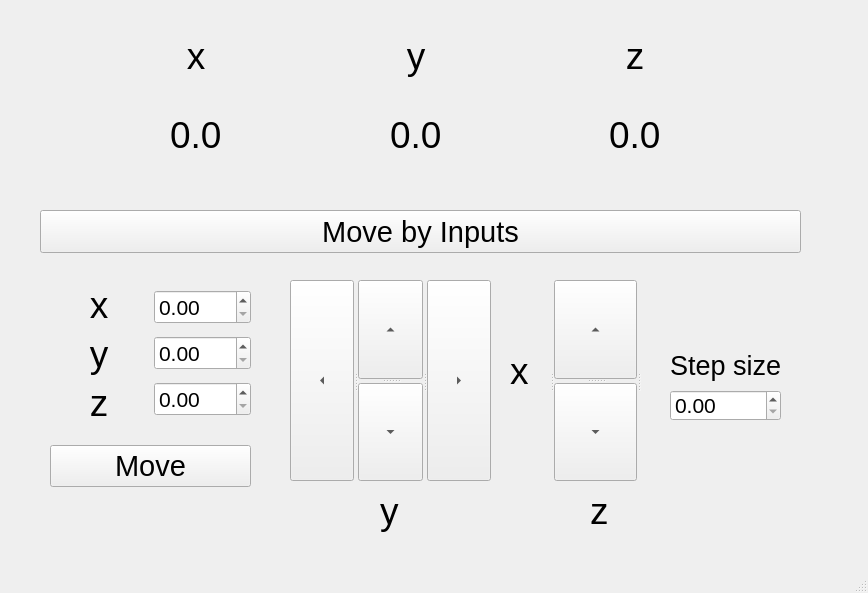
<?xml version="1.0" encoding="UTF-8"?>
<ui version="4.0">
 <class>MainWindow</class>
 <widget class="QMainWindow" name="MainWindow">
  <property name="geometry">
   <rect>
    <x>0</x>
    <y>0</y>
    <width>868</width>
    <height>593</height>
   </rect>
  </property>
  <property name="windowTitle">
   <string>Piezo Controller</string>
  </property>
  <widget class="QWidget" name="centralwidget">
   <widget class="QDoubleSpinBox" name="StepSize">
    <property name="geometry">
     <rect>
      <x>670</x>
      <y>390</y>
      <width>111</width>
      <height>31</height>
     </rect>
    </property>
    <property name="font">
     <font>
      <pointsize>16</pointsize>
     </font>
    </property>
   </widget>
   <widget class="QLabel" name="label">
    <property name="geometry">
     <rect>
      <x>670</x>
      <y>340</y>
      <width>151</width>
      <height>51</height>
     </rect>
    </property>
    <property name="text">
     <string>&lt;html&gt;&lt;head/&gt;&lt;body&gt;&lt;p&gt;&lt;span style=&quot; font-size:20pt;&quot;&gt;Step size&lt;/span&gt;&lt;/p&gt;&lt;/body&gt;&lt;/html&gt;</string>
    </property>
   </widget>
   <widget class="QSplitter" name="splitter_5">
    <property name="geometry">
     <rect>
      <x>550</x>
      <y>280</y>
      <width>91</width>
      <height>201</height>
     </rect>
    </property>
    <property name="orientation">
     <enum>Qt::Horizontal</enum>
    </property>
    <widget class="QSplitter" name="splitter_6">
     <property name="orientation">
      <enum>Qt::Vertical</enum>
     </property>
    </widget>
    <widget class="QSplitter" name="splitter_7">
     <property name="orientation">
      <enum>Qt::Vertical</enum>
     </property>
     <widget class="QToolButton" name="zUpButton">
      <property name="text">
       <string>...</string>
      </property>
      <property name="toolButtonStyle">
       <enum>Qt::ToolButtonIconOnly</enum>
      </property>
      <property name="arrowType">
       <enum>Qt::UpArrow</enum>
      </property>
     </widget>
     <widget class="QToolButton" name="zDownButton">
      <property name="text">
       <string>...</string>
      </property>
      <property name="toolButtonStyle">
       <enum>Qt::ToolButtonIconOnly</enum>
      </property>
      <property name="arrowType">
       <enum>Qt::DownArrow</enum>
      </property>
     </widget>
    </widget>
    <widget class="QSplitter" name="splitter_8">
     <property name="orientation">
      <enum>Qt::Vertical</enum>
     </property>
    </widget>
   </widget>
   <widget class="QLabel" name="xVal_5">
    <property name="geometry">
     <rect>
      <x>380</x>
      <y>480</y>
      <width>23</width>
      <height>64</height>
     </rect>
    </property>
    <property name="text">
     <string>&lt;html&gt;&lt;head/&gt;&lt;body&gt;&lt;p&gt;&lt;span style=&quot; font-size:28pt;&quot;&gt;y&lt;/span&gt;&lt;/p&gt;&lt;/body&gt;&lt;/html&gt;</string>
    </property>
   </widget>
   <widget class="QLabel" name="xVal_6">
    <property name="geometry">
     <rect>
      <x>510</x>
      <y>340</y>
      <width>23</width>
      <height>64</height>
     </rect>
    </property>
    <property name="text">
     <string>&lt;html&gt;&lt;head/&gt;&lt;body&gt;&lt;p&gt;&lt;span style=&quot; font-size:28pt;&quot;&gt;x&lt;/span&gt;&lt;/p&gt;&lt;/body&gt;&lt;/html&gt;</string>
    </property>
   </widget>
   <widget class="QLabel" name="xVal_7">
    <property name="geometry">
     <rect>
      <x>590</x>
      <y>480</y>
      <width>23</width>
      <height>64</height>
     </rect>
    </property>
    <property name="text">
     <string>&lt;html&gt;&lt;head/&gt;&lt;body&gt;&lt;p&gt;&lt;span style=&quot; font-size:28pt;&quot;&gt;z&lt;/span&gt;&lt;/p&gt;&lt;/body&gt;&lt;/html&gt;</string>
    </property>
   </widget>
   <widget class="QSplitter" name="splitter_4">
    <property name="geometry">
     <rect>
      <x>290</x>
      <y>280</y>
      <width>201</width>
      <height>201</height>
     </rect>
    </property>
    <property name="orientation">
     <enum>Qt::Horizontal</enum>
    </property>
    <widget class="QSplitter" name="splitter_3">
     <property name="orientation">
      <enum>Qt::Vertical</enum>
     </property>
     <widget class="QToolButton" name="leftButton">
      <property name="text">
       <string>...</string>
      </property>
      <property name="toolButtonStyle">
       <enum>Qt::ToolButtonIconOnly</enum>
      </property>
      <property name="arrowType">
       <enum>Qt::LeftArrow</enum>
      </property>
     </widget>
    </widget>
    <widget class="QSplitter" name="splitter">
     <property name="orientation">
      <enum>Qt::Vertical</enum>
     </property>
     <widget class="QToolButton" name="upButton">
      <property name="text">
       <string>...</string>
      </property>
      <property name="toolButtonStyle">
       <enum>Qt::ToolButtonIconOnly</enum>
      </property>
      <property name="arrowType">
       <enum>Qt::UpArrow</enum>
      </property>
     </widget>
     <widget class="QToolButton" name="downButton">
      <property name="text">
       <string>...</string>
      </property>
      <property name="toolButtonStyle">
       <enum>Qt::ToolButtonIconOnly</enum>
      </property>
      <property name="arrowType">
       <enum>Qt::DownArrow</enum>
      </property>
     </widget>
    </widget>
    <widget class="QSplitter" name="splitter_2">
     <property name="orientation">
      <enum>Qt::Vertical</enum>
     </property>
     <widget class="QToolButton" name="rightButton">
      <property name="text">
       <string>...</string>
      </property>
      <property name="toolButtonStyle">
       <enum>Qt::ToolButtonIconOnly</enum>
      </property>
      <property name="arrowType">
       <enum>Qt::RightArrow</enum>
      </property>
     </widget>
    </widget>
   </widget>
   <widget class="QPushButton" name="switchMode">
    <property name="geometry">
     <rect>
      <x>40</x>
      <y>210</y>
      <width>761</width>
      <height>43</height>
     </rect>
    </property>
    <property name="font">
     <font>
      <pointsize>22</pointsize>
     </font>
    </property>
    <property name="text">
     <string>Move by Inputs</string>
    </property>
   </widget>
   <widget class="QWidget" name="layoutWidget">
    <property name="geometry">
     <rect>
      <x>170</x>
      <y>20</y>
      <width>491</width>
      <height>151</height>
     </rect>
    </property>
    <layout class="QHBoxLayout" name="horizontalLayout">
     <item>
      <layout class="QVBoxLayout" name="verticalLayout">
       <item>
        <widget class="QLabel" name="xVal_2">
         <property name="text">
          <string>&lt;html&gt;&lt;head/&gt;&lt;body&gt;&lt;p align=&quot;center&quot;&gt;&lt;span style=&quot; font-size:28pt;&quot;&gt;x&lt;/span&gt;&lt;/p&gt;&lt;/body&gt;&lt;/html&gt;</string>
         </property>
        </widget>
       </item>
       <item>
        <widget class="QLabel" name="xVal">
         <property name="font">
          <font>
           <pointsize>28</pointsize>
          </font>
         </property>
         <property name="text">
          <string>0.0</string>
         </property>
        </widget>
       </item>
      </layout>
     </item>
     <item>
      <spacer name="horizontalSpacer_2">
       <property name="orientation">
        <enum>Qt::Horizontal</enum>
       </property>
       <property name="sizeHint" stdset="0">
        <size>
         <width>38</width>
         <height>20</height>
        </size>
       </property>
      </spacer>
     </item>
     <item>
      <layout class="QVBoxLayout" name="verticalLayout_2">
       <item>
        <widget class="QLabel" name="xVal_3">
         <property name="text">
          <string>&lt;html&gt;&lt;head/&gt;&lt;body&gt;&lt;p align=&quot;center&quot;&gt;&lt;span style=&quot; font-size:28pt;&quot;&gt;y&lt;/span&gt;&lt;/p&gt;&lt;/body&gt;&lt;/html&gt;</string>
         </property>
        </widget>
       </item>
       <item>
        <widget class="QLabel" name="yVal">
         <property name="font">
          <font>
           <pointsize>28</pointsize>
          </font>
         </property>
         <property name="text">
          <string>0.0</string>
         </property>
        </widget>
       </item>
      </layout>
     </item>
     <item>
      <spacer name="horizontalSpacer">
       <property name="orientation">
        <enum>Qt::Horizontal</enum>
       </property>
       <property name="sizeHint" stdset="0">
        <size>
         <width>38</width>
         <height>20</height>
        </size>
       </property>
      </spacer>
     </item>
     <item>
      <layout class="QVBoxLayout" name="verticalLayout_5">
       <item>
        <widget class="QLabel" name="xVal_4">
         <property name="text">
          <string>&lt;html&gt;&lt;head/&gt;&lt;body&gt;&lt;p align=&quot;center&quot;&gt;&lt;span style=&quot; font-size:28pt;&quot;&gt;z&lt;/span&gt;&lt;/p&gt;&lt;/body&gt;&lt;/html&gt;</string>
         </property>
        </widget>
       </item>
       <item>
        <widget class="QLabel" name="zVal">
         <property name="font">
          <font>
           <pointsize>28</pointsize>
          </font>
         </property>
         <property name="text">
          <string>0.0</string>
         </property>
        </widget>
       </item>
      </layout>
     </item>
    </layout>
   </widget>
   <widget class="QWidget" name="">
    <property name="geometry">
     <rect>
      <x>50</x>
      <y>270</y>
      <width>201</width>
      <height>231</height>
     </rect>
    </property>
    <layout class="QVBoxLayout" name="verticalLayout_6">
     <item>
      <layout class="QHBoxLayout" name="horizontalLayout_2">
       <item>
        <layout class="QVBoxLayout" name="verticalLayout_4">
         <item>
          <widget class="QLabel" name="xVal_8">
           <property name="text">
            <string>&lt;html&gt;&lt;head/&gt;&lt;body&gt;&lt;p align=&quot;center&quot;&gt;&lt;span style=&quot; font-size:28pt;&quot;&gt;x&lt;/span&gt;&lt;/p&gt;&lt;/body&gt;&lt;/html&gt;</string>
           </property>
          </widget>
         </item>
         <item>
          <widget class="QLabel" name="xVal_9">
           <property name="text">
            <string>&lt;html&gt;&lt;head/&gt;&lt;body&gt;&lt;p align=&quot;center&quot;&gt;&lt;span style=&quot; font-size:28pt;&quot;&gt;y&lt;/span&gt;&lt;/p&gt;&lt;/body&gt;&lt;/html&gt;</string>
           </property>
          </widget>
         </item>
         <item>
          <widget class="QLabel" name="xVal_10">
           <property name="text">
            <string>&lt;html&gt;&lt;head/&gt;&lt;body&gt;&lt;p align=&quot;center&quot;&gt;&lt;span style=&quot; font-size:28pt;&quot;&gt;z&lt;/span&gt;&lt;/p&gt;&lt;/body&gt;&lt;/html&gt;</string>
           </property>
          </widget>
         </item>
        </layout>
       </item>
       <item>
        <layout class="QVBoxLayout" name="verticalLayout_3">
         <item>
          <widget class="QDoubleSpinBox" name="inputX">
           <property name="font">
            <font>
             <pointsize>16</pointsize>
            </font>
           </property>
           <property name="maximum">
            <double>200.000000000000000</double>
           </property>
          </widget>
         </item>
         <item>
          <widget class="QDoubleSpinBox" name="inputY">
           <property name="font">
            <font>
             <pointsize>16</pointsize>
            </font>
           </property>
           <property name="maximum">
            <double>200.000000000000000</double>
           </property>
          </widget>
         </item>
         <item>
          <widget class="QDoubleSpinBox" name="inputZ">
           <property name="font">
            <font>
             <pointsize>16</pointsize>
            </font>
           </property>
           <property name="maximum">
            <double>200.000000000000000</double>
           </property>
          </widget>
         </item>
        </layout>
       </item>
      </layout>
     </item>
     <item>
      <widget class="QPushButton" name="moveManual">
       <property name="font">
        <font>
         <pointsize>22</pointsize>
        </font>
       </property>
       <property name="text">
        <string>Move</string>
       </property>
      </widget>
     </item>
    </layout>
   </widget>
  </widget>
  <widget class="QMenuBar" name="menubar">
   <property name="geometry">
    <rect>
     <x>0</x>
     <y>0</y>
     <width>868</width>
     <height>21</height>
    </rect>
   </property>
  </widget>
  <widget class="QStatusBar" name="statusbar"/>
 </widget>
 <resources/>
 <connections/>
</ui>
